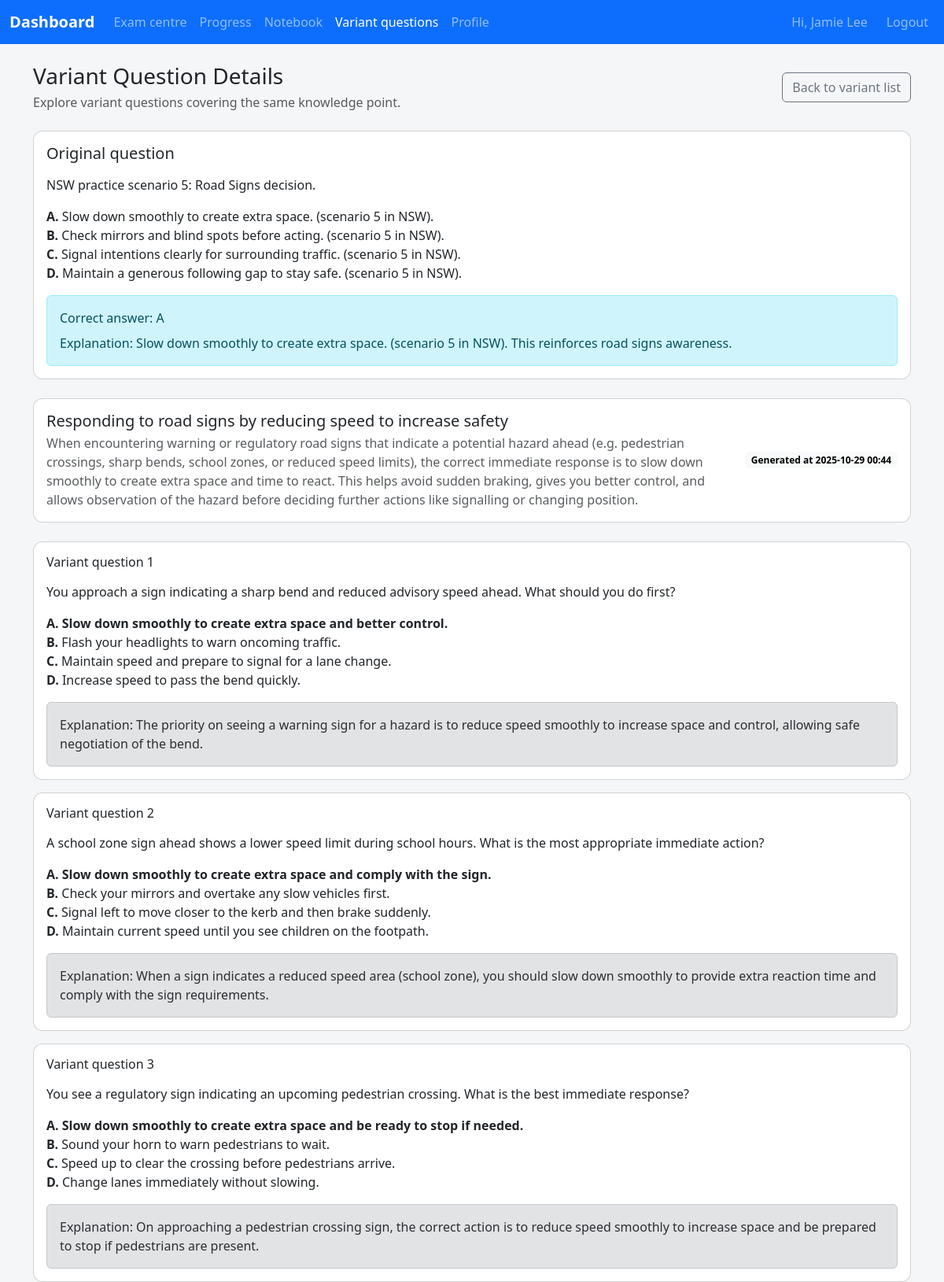
Page /student/variant?question=5 (signed in) on the earlier database version.
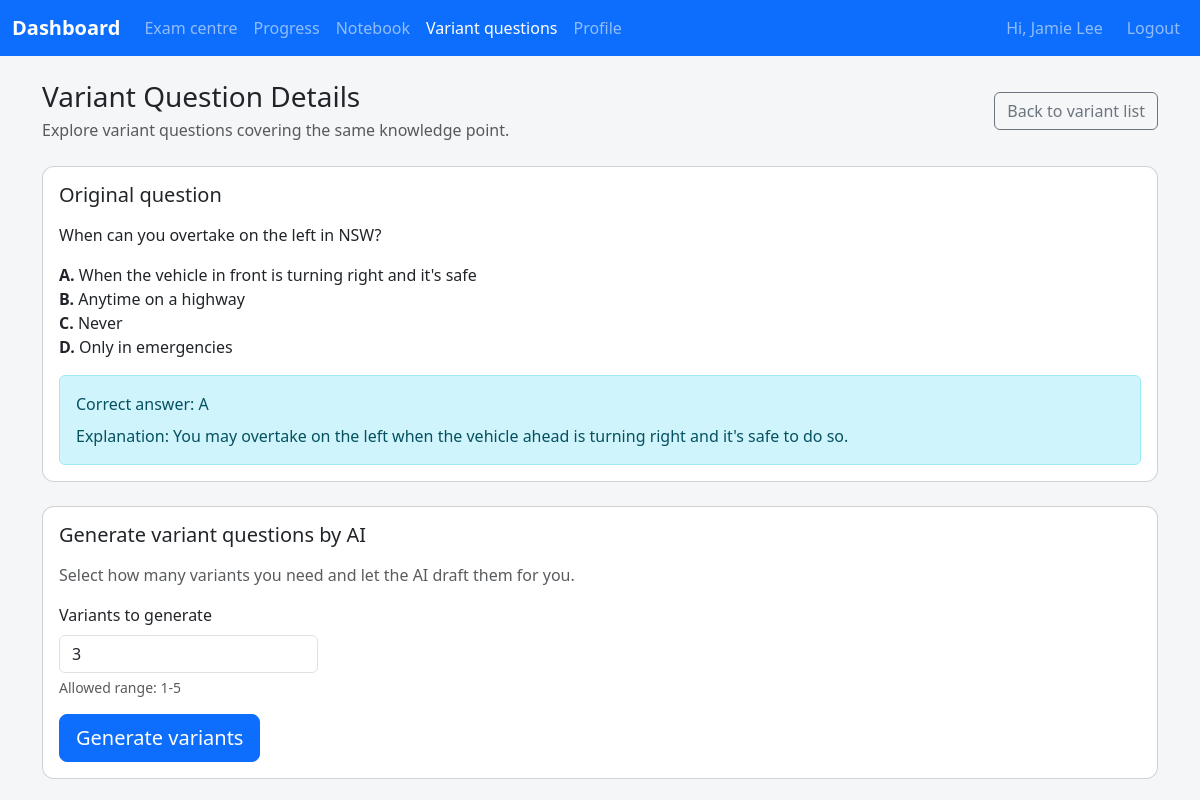
Same page on the later database version.
### app/models.py (models this page shows, shortened)
class Student(UserMixin, db.Model):
    __tablename__ = "students"
    id = db.Column(db.Integer, primary_key=True)
    name = db.Column(db.String(120), nullable=False)
    email = db.Column(db.String(120), unique=True)
    mobile_number = db.Column(db.String(20), unique=True, nullable=False)
    password_hash = db.Column(db.String(255), nullable=False)
    state = db.Column(db.String(10), nullable=False)
    preferred_language = db.Column(db.String(20), nullable=False, default="ENGLISH")
    target_exam_date = db.Column(Date)
    avatar_url = db.Column(db.String(500))
    notification_push_enabled = db.Column(Boolean, nullable=False, default=True)
    notification_email_enabled = db.Column(Boolean, nullable=False, default=True)
    profile_version = db.Column(db.Integer, nullable=False, default=1)
    profile_updated_at = db.Column(
        db.DateTime, default=datetime.utcnow, onupdate=datetime.utcnow, nullable=False
    )
    last_login_at = db.Column(db.DateTime)
    assigned_coach_id = db.Column(db.Integer, db.ForeignKey("coaches.id"))
    coach = db.relationship("Coach", back_populates="students")
    mock_exam_summaries = db.relationship(
        "MockExamSummary", back_populates="student", cascade="all, delete-orphan"
    )
    bookings = db.relationship("Appointment", back_populates="student")
    exam_sessions = db.relationship(
        "StudentExamSession", back_populates="student", cascade="all, delete-orphan"
    )
    question_attempts = db.relationship(
        "QuestionAttempt", back_populates="student", cascade="all, delete-orphan"
    )
    notebook_entries = db.relationship(
        "NotebookEntry", back_populates="student", cascade="all, delete-orphan"
    )
    state_progress = db.relationship(
        "StudentStateProgress", back_populates="student", cascade="all, delete-orphan"
    )
    auth_tokens = db.relationship(
        "StudentAuthToken", back_populates="student", cascade="all, delete-orphan"
    )
    starred_questions = db.relationship(
        "StarredQuestion", back_populates="student", cascade="all, delete-orphan"
    )
    login_windows = db.relationship(
        "StudentLoginRateLimit", back_populates="student", cascade="all, delete-orphan"
    )
    variant_groups = db.relationship(
        "VariantQuestionGroup", back_populates="student", cascade="all, delete-orphan"
    )
    variant_questions = db.relationship(
        "VariantQuestion", back_populates="student", cascade="all, delete-orphan"
    )
    @property
    def is_student(self) -> bool:
        return True

class Question(db.Model):
    __tablename__ = "questions"
    id = db.Column(db.Integer, primary_key=True)
    qid = db.Column(db.String(50), nullable=False)
    prompt = db.Column(db.Text, nullable=False)
    language = db.Column(db.String(20), nullable=False, default="ENGLISH")
    state_scope = db.Column(db.String(10), nullable=False, default="ALL")
    topic = db.Column(db.String(120), nullable=False, default="general")
    option_a = db.Column(db.String(255), nullable=False, default="Option A")
    option_b = db.Column(db.String(255), nullable=False, default="Option B")
    option_c = db.Column(db.String(255), nullable=False, default="Option C")
    option_d = db.Column(db.String(255), nullable=False, default="Option D")
    correct_option = db.Column(db.String(1), nullable=False, default="A")
    explanation = db.Column(db.Text, nullable=False, default="")
    image_url = db.Column(db.String(500))
    __table_args__ = (
        UniqueConstraint(
            "qid", "state_scope", "language", name="uq_question_qid_state_language"
        ),
    )

class VariantQuestionGroup(db.Model):
    __tablename__ = "variant_question_groups"
    id = db.Column(db.Integer, primary_key=True)
    student_id = db.Column(db.Integer, db.ForeignKey("students.id"), nullable=False)
    base_question_id = db.Column(db.Integer, db.ForeignKey("questions.id"), nullable=False)
    knowledge_point_name = db.Column(db.String(255), nullable=False)
    knowledge_point_summary = db.Column(db.Text, nullable=False)
    created_at = db.Column(db.DateTime, default=datetime.utcnow, nullable=False)
    student = db.relationship("Student", back_populates="variant_groups")
    base_question = db.relationship("Question")
    variants = db.relationship(
        "VariantQuestion", back_populates="group", cascade="all, delete-orphan"
    )

class VariantQuestion(db.Model):
    __tablename__ = "variant_questions"
    id = db.Column(db.Integer, primary_key=True)
    group_id = db.Column(
        db.Integer, db.ForeignKey("variant_question_groups.id"), nullable=False
    )
    student_id = db.Column(db.Integer, db.ForeignKey("students.id"), nullable=False)
    prompt = db.Column(db.Text, nullable=False)
    option_a = db.Column(db.String(255), nullable=False)
    option_b = db.Column(db.String(255), nullable=False)
    option_c = db.Column(db.String(255), nullable=False)
    option_d = db.Column(db.String(255), nullable=False)
    correct_option = db.Column(db.String(1), nullable=False)
    explanation = db.Column(db.Text, nullable=False)
    created_at = db.Column(db.DateTime, default=datetime.utcnow, nullable=False)
    group = db.relationship("VariantQuestionGroup", back_populates="variants")
    student = db.relationship("Student", back_populates="variant_questions")

### app/student/routes.py (the view, shortened to what this page needs)
@student_bp.route("/variant")
@login_required
def variant():
    student = _current_student()
    if not student:
        return _redirect_non_students()
    raw_question_id = request.args.get("question")
    raw_group_id = request.args.get("group")
    question_id = None  # Question identifier extracted from the query string
    group_id = None  # Variant group identifier extracted from the query string
    try:
        question_id = int(raw_question_id) if raw_question_id else None
    except (TypeError, ValueError):
        question_id = None
    try:
        group_id = int(raw_group_id) if raw_group_id else None
    except (TypeError, ValueError):
        group_id = None
    if not question_id and not group_id:
        flash(_t("Select a question to generate variants."), "warning")
        return redirect(url_for("student.variant_list"))
    group = None  # VariantQuestionGroup to display on the page
    base_question = None  # Underlying question associated with the group
    generation_mode = False  # Flag indicating whether the page should show the form
    if question_id and not group:
        base_question = db.session.get(Question, question_id)
        if not base_question:
            flash(_t("The requested question does not exist."), "danger")
            return redirect(url_for("student.variant_list"))
        if not _question_accessible(base_question, student):
            flash(_t("This question is not available for your state."), "danger")
            return redirect(url_for("student.variant_list"))
        group = _existing_variant_group(student.id, base_question.id)
        if not group:
            generation_mode = True
    variant_records: list[VariantQuestion] = []  # Variants to display beneath the question
    if group and not generation_mode:
        variant_records = sorted(
            (
                variant
                for variant in group.variants
                if variant.student_id == student.id
            ),
            key=lambda item: item.created_at,
        )  # Ensure variants render chronologically and are scoped to the student
    return render_template(
        "student/variant.html",
        base_question=base_question,
        group=group,
        variants=variant_records,
        generation_mode=generation_mode,
        variant_min_count=VARIANT_MIN_COUNT,
        variant_max_count=VARIANT_MAX_COUNT,
        variant_default_count=VARIANT_DEFAULT_COUNT,
    )

### app/templates/student/variant.html (shortened to what this page needs)
{% extends "base.html" %}
{% block content %}
<div class="d-flex flex-column flex-lg-row align-items-lg-center justify-content-between gap-3 mb-4">
  <div>
    <h1 class="h3 mb-1">{{ _('Variant Question Details') }}</h1>
    <p class="text-muted mb-0">{{ _('Explore variant questions covering the same knowledge point.') }}</p>
  </div>
  <a class="btn btn-outline-secondary" href="{{ url_for('student.variant_list') }}">{{ _('Back to variant list') }}</a>
</div>
{% if not base_question %}
<div class="alert alert-warning" role="alert">{{ _('Unable to locate the base question for this request.') }}</div>
{% else %}
<div class="card mb-4">
  <div class="card-body">
    <h2 class="h5 mb-3">{{ _('Original question') }}</h2>
    <p class="mb-3">{{ base_question.prompt|safe }}</p>
    <ul class="list-unstyled">
      <li><strong>A.</strong> {{ base_question.option_a }}</li>
      <li><strong>B.</strong> {{ base_question.option_b }}</li>
      <li><strong>C.</strong> {{ base_question.option_c }}</li>
      <li><strong>D.</strong> {{ base_question.option_d }}</li>
    </ul>
    <div class="alert alert-info mb-0">
      <div>{{ _('Correct answer') }}: {{ base_question.correct_option }}</div>
      {% if base_question.explanation %}
      <div class="mt-2">{{ _('Explanation') }}: {{ base_question.explanation|safe }}</div>
      {% endif %}
    </div>
  </div>
</div>
{% if generation_mode %}
<div class="card">
  <div class="card-body">
    <h2 class="h5 mb-3">{{ _('Generate variant questions by AI') }}</h2>
    <p class="text-muted">{{ _('Select how many variants you need and let the AI draft them for you.') }}</p>
    <form
      id="variant-generate-form"
      class="row g-3"
      method="post"
      action="{{ url_for('student.variant_generate') }}"
      data-generate-url="{{ url_for('student.variant_generate') }}"
      data-question-id="{{ base_question.id }}"
    >
      <div class="col-sm-4 col-md-3">
        <label for="variant_count" class="form-label">{{ _('Variants to generate') }}</label>
        <input
          type="number"
          id="variant_count"
          name="variantCount"
          class="form-control"
          value="{{ variant_default_count }}"
          min="{{ variant_min_count }}"
          max="{{ variant_max_count }}"
          required
        >
        <div class="form-text">
          {{ _('Allowed range') }}: {{ variant_min_count }}-{{ variant_max_count }}
        </div>
      </div>
      <div class="col-12">
        <button type="submit" class="btn btn-lg btn-primary" id="variant-generate-submit">
          {{ _('Generate variants') }}
        </button>
      </div>
    </form>
  </div>
</div>
{% elif group %}
<div class="card mb-4">
  <div class="card-body">
    <div class="d-flex flex-column flex-md-row align-items-md-center justify-content-between gap-3">
      <div>
        <h2 class="h5 mb-1">{{ group.knowledge_point_name }}</h2>
        <p class="text-muted mb-0">{{ group.knowledge_point_summary }}</p>
      </div>
      <span class="badge text-bg-light">{{ _('Generated at') }} {{ group.created_at.strftime('%Y-%m-%d %H:%M') }}</span>
    </div>
  </div>
</div>
{% if variants %}
<div class="row g-3">
  {% for variant in variants %}
  <div class="col-12">
    <div class="card h-100">
      <div class="card-body">
        <h3 class="h6 mb-3">{{ _('Variant question') }} {{ loop.index }}</h3>
        <p class="mb-3">{{ variant.prompt|safe }}</p>
        <ul class="list-unstyled mb-3">
          <li {% if variant.correct_option == 'A' %}class="fw-semibold"{% endif %}><strong>A.</strong> {{ variant.option_a }}</li>
          <li {% if variant.correct_option == 'B' %}class="fw-semibold"{% endif %}><strong>B.</strong> {{ variant.option_b }}</li>
          <li {% if variant.correct_option == 'C' %}class="fw-semibold"{% endif %}><strong>C.</strong> {{ variant.option_c }}</li>
          <li {% if variant.correct_option == 'D' %}class="fw-semibold"{% endif %}><strong>D.</strong> {{ variant.option_d }}</li>
        </ul>
        {% if variant.explanation %}
        <div class="alert alert-secondary mb-0">{{ _('Explanation') }}: {{ variant.explanation|safe }}</div>
        {% endif %}
      </div>
    </div>
  </div>
  {% endfor %}
</div>
{% else %}
<div class="alert alert-info" role="alert">
  {{ _('This variant set has no questions yet.') }}
</div>
{% endif %}
{% endif %}
{% endif %}
{% endblock %}

### app/templates/base.html (shortened to what this page needs)
<!doctype html>
<html lang="{{ 'zh-Hans' if active_language == 'CHINESE' else 'en' }}">
  <head>
    <link
      href="https://cdn.jsdelivr.net/npm/bootstrap@5.3.3/dist/css/bootstrap.min.css"
      rel="stylesheet"
    >
    <link rel="stylesheet" href="{{ url_for('static', filename='css/app.css') }}">
  </head>
  <body class="{% block body_class %}{% endblock %}">
    {% block navbar %}
    <nav class="navbar navbar-expand-lg navbar-dark bg-primary mb-4">
      <div class="container-fluid">
        {% if current_user.is_authenticated %}
          {% set is_student = current_user.is_student %}
          {% set home_endpoint = 'student.dashboard' if is_student else 'coach.dashboard' %}
        {% else %}
          {% set is_student = False %}
          {% set home_endpoint = 'coach.login' %}
        {% endif %}
        <a class="navbar-brand" href="{{ url_for(home_endpoint) }}" aria-label="{{ _('Dashboard') }}">
          {{ _('Dashboard') }}
        </a>
        <div class="collapse navbar-collapse" id="navbarNav">
          {% set endpoint = request.endpoint or '' %}
          <ul class="navbar-nav me-auto">
            {% if current_user.is_authenticated %}
              {% if is_student %}
              <li class="nav-item"><a class="nav-link {% if endpoint.startswith('student.exams') %}active{% endif %}" href="{{ url_for('student.exams') }}">{{ _('Exam centre') }}</a></li>
              <li class="nav-item"><a class="nav-link {% if endpoint == 'student.progress' %}active{% endif %}" href="{{ url_for('student.progress') }}">{{ _('Progress') }}</a></li>
              <li class="nav-item"><a class="nav-link " href="{{ url_for('student.notebook') }}">{{ _('Notebook') }}</a></li>
              <li class="nav-item"><a class="nav-link {% if endpoint.startswith('student.variant') %}active{% endif %}" href="{{ url_for('student.variant_list') }}">{{ _('Variant questions') }}</a></li>
              <li class="nav-item"><a class="nav-link {% if endpoint.startswith('student.profile') %}active{% endif %}" href="{{ url_for('student.profile') }}">{{ _('Profile') }}</a></li>
              {% endif %}
            {% endif %}
          </ul>
          <ul class="navbar-nav ms-auto align-items-center gap-3">
            {% if current_user.is_authenticated %}
            <li class="nav-item d-flex align-items-center gap-2">
              <span class="navbar-text">{{ _('Hi') }}, {{ current_user.name }}</span>
            </li>
            <li class="nav-item"><a class="nav-link" href="{{ url_for('coach.logout') }}">{{ _('Logout') }}</a></li>
            {% endif %}
          </ul>
        </div>
      </div>
    </nav>
    {% endblock %}
    <main class="{% block main_class %}container{% endblock %}">
      {% block content %}{% endblock %}
    </main>
  </body>
</html>

Differences in the rows shown:
no longer on this page (row edited): VariantQuestionGroup: knowledge_point_name "Responding to road signs by reducing speed to increase safety", knowledge_point_summary "When encountering warning or regulatory road signs that indicate a potential hazard ahead (e.g. pedestrian crossings, sharp bends, school zones, or reduced speed limits), the correct immediate response is to slow down smoothly to create extra space and time to react. This helps avoid sudden braking, gives you better control, and allows observation of the hazard before deciding further actions like signalling or changing position.", created_at "2025-10-29 00:44"
no longer on this page (row edited): VariantQuestion: prompt "You approach a sign indicating a sharp bend and reduced advisory speed ahead. What should you do first?", option_a "Slow down smoothly to create extra space and better control.", option_b "Flash your headlights to warn oncoming traffic.", option_c "Maintain speed and prepare to signal for a lane change.", option_d "Increase speed to pass the bend quickly.", explanation "The priority on seeing a warning sign for a hazard is to reduce speed smoothly to increase space and control, allowing safe negotiation of the bend."
removed VariantQuestion: prompt "A school zone sign ahead shows a lower speed limit during school hours. What is the most appropriate immediate action?", option_a "Slow down smoothly to create extra space and comply with the sign.", option_b "Check your mirrors and overtake any slow vehicles first.", option_c "Signal left to move closer to the kerb and then brake suddenly.", option_d "Maintain current speed until you see children on the footpath.", explanation "When a sign indicates a reduced speed area (school zone), you should slow down smoothly to provide extra reaction time and comply with the sign requirements."
removed VariantQuestion: prompt "You see a regulatory sign indicating an upcoming pedestrian crossing. What is the best immediate response?", option_a "Slow down smoothly to create extra space and be ready to stop if needed.", option_b "Sound your horn to warn pedestrians to wait.", option_c "Speed up to clear the crossing before pedestrians arrive.", option_d "Change lanes immediately without slowing.", explanation "On approaching a pedestrian crossing sign, the correct action is to reduce speed smoothly to increase space and be prepared to stop if pedestrians are present."
changed Question: prompt "NSW practice scenario 5: Road Signs decision." → "When can you overtake on the left in NSW?"; option_a "Slow down smoothly to create extra space. (scenario 5 in NSW)." → "When the vehicle in front is turning right and it's safe"; option_b "Check mirrors and blind spots before acting. (scenario 5 in NSW)." → "Anytime on a highway"; option_c "Signal intentions clearly for surrounding traffic. (scenario 5 in NSW)." → "Never"; option_d "Maintain a generous following gap to stay safe. (scenario 5 in NSW)." → "Only in emergencies"; explanation "Slow down smoothly to create extra space. (scenario 5 in NSW). This reinforces road signs awareness." → "You may overtake on the left when the vehicle ahead is turning right and it's safe to do so."
Other differences:
form field variantCount: (not shown) → "3"
{{ variant_min_count }}: (not shown) → "1"
{{ variant_max_count }}: (not shown) → "5"
text no longer shown: "Generated at"
text now shown: "Generate variant questions by AI Select how many variants you need and let the AI draft them for you. Variants to generate Allowed range : - Generate variants"
